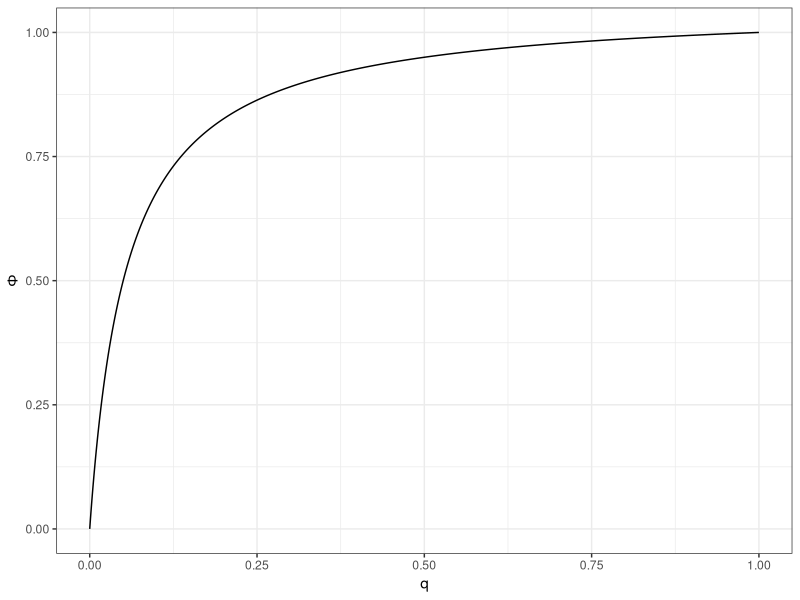
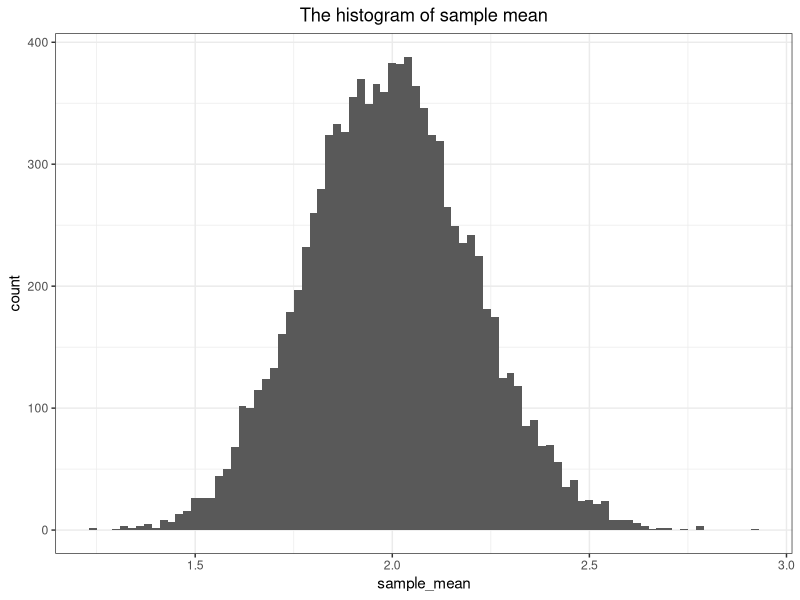

Reproduce these figures in R, in order. (Note: this script raises an error after producing the figures.)
## ---- chunk 1
knitr::opts_chunk$set(echo = TRUE)
## ---- chunk 2
library(tidyverse)
library(ggplot2)
## ---- chunk 3
c_prob_person_given_alarm<-function(p0,p1,q){
  phi = p1*q/(p0*(1-q)+p1*q)
  return (phi)
}
## ---- chunk 4
p0<- 0.05
p1<- 0.95
q<- 0.1
c_prob_person_given_alarm(p0,p1,q)
## ---- chunk 5
p0<-0.05
p1<-0.95
q<- seq(0,1,0.001)
result = data.frame(phi = c_prob_person_given_alarm(p0,p1,q))
#result 
ggplot(data = result, aes(x = q, y = phi))+
  geom_line()+
  labs(y = expression(Phi))+
  theme_bw()
## ---- chunk 6

var<-function(a,b,r)
  {
  c=(-a^2-4*a*b-10*a*r-4*b^2-20*b*r-25*r^2+a+4*b+25*r)
  return(c)
}

b=var(0.1,0.2,0.3)


## ---- chunk 7
# Assignment5
# use the uniform distribution to simulate data from the discrete random variable

sample_X_0125<-function(n,alpha,beta,gamma){
  sample_X<-data.frame(U = runif(n))%>%
    mutate(X = case_when(
      (0 <= U)&(U < alpha)~1,
      (alpha <= U)&(U < alpha+beta)~2,
      (alpha+beta <= U)&(U < alpha+beta+gamma)~5,
      (alpha+beta+gamma <= U)&(U <= 1)~0))%>%
    pull(X)
  return (sample_X)
}
## ---- chunk 8
set.seed(1006)
n<-100000
alpha<-0.1
beta<-0.2
gamma<-0.3
sample_X<-sample_X_0125(n,alpha,beta,gamma)

sample_X

mean(sample_X)
stats::var(sample_X)#?
## ---- chunk 9
set.seed(1006)
trial<-seq(10000)
n<-100

alpha<-0.1
beta<-0.2
gamma<-0.3
simulation_df<-data.frame(trial)%>%
  mutate(sample = map(.x=trial, .f = ~sample_X_0125(n,alpha,beta,gamma)))%>%
  mutate(sample_mean = map_dbl(.x=sample, .f = mean))


## ---- chunk 10
simulation_df%>%head(5)
## ---- chunk 11
simulation_df%>%
  

ggplot()+
  ggtitle("The histogram of sample mean") +
  theme_bw()+
  theme(plot.title = element_text(hjust = 0.5))+
  geom_histogram(aes(x=sample_mean),binwidth = 0.02)
## ---- chunk 12
sample_mean_expectation<-round(mean(simulation_df$sample_mean),digits = 4)
sample_mean_variance<-round(var(simulation_df$sample_mean),digits = 4)
sample_mean_expectation
sample_mean_variance
## ---- chunk 13
mu<-sample_mean_expectation
sigma<-sqrt(sample_mean_variance)
x_min<-mu-4*sigma
x_max<-mu+4*sigma
inc<-0.0001
rescaled_gaussian_df<-data.frame(x=seq(x_min,x_max,inc))%>%
  mutate(pdf=200*map_dbl(.x=x,.f=~dnorm(x=.x,mean=mu,sd=sigma)))
# 200 or 10000?

colors<-c("Gaussian pdf"="red","sample_mean_histogram"="blue")
fill<-c("Gaussian pdf"="white","sample_mean_histogram"="white")


ggplot()+
  geom_histogram(data=simulation_df,
                 aes(x=sample_mean,colour = "sample_mean_histogram",fill = "sample_mean_histogram"),
                 binwidth = 0.02,size = 0.3)+
  geom_line(data=rescaled_gaussian_df,
            aes(x,y=pdf,color="Gaussian pdf"),size=1)+
  scale_color_manual(name = "", values=colors)+
  scale_fill_manual(name = "", values=fill)+
  theme_bw()
## ---- chunk 14
set.seed(1006)
num_trials_per_sample_size<-100
min_sample_size<-5
max_sample_size<-100
sample_size_inc<-5
lambda_0<-0.01

exponential_simultaion_df<-crossing(trial=seq(num_trials_per_sample_size),
                                    sample_size=seq(min_sample_size, max_sample_size, sample_size_inc))%>%
  # create data frame of all pairs of sample_size and trial
  mutate(simulation=pmap(.l=list(trial,sample_size),
                         .f=~rexp(.y,rate = lambda_0)))%>%
  # simulate sequences of Gaussian random variables
  mutate(lambda_mle=map_dbl(.x=simulation,.f=~1/mean(.x)))%>%
  # compute the sample standard deviation
  group_by(sample_size)%>%
    summarise(msq_error=mean((lambda_mle-lambda_0)^2))

exponential_simultaion_df%>%
  ggplot(aes(x=sample_size, y=msq_error))+
  geom_smooth()+
  theme_bw()+
  labs(x='Sample size',y='Mean square error')
                            

## ---- chunk 15
bird_data_df<-read.csv('bird_data_EMATM0061.csv',header = TRUE)

bird_data_df<-bird_data_df%>%
  mutate(time_diffs=lead(Time)-Time)

time_diffs<-bird_data_df%>%pull(time_diffs)

lambda_MLE<-1/mean(time_diffs, na.r =TRUE)

lambda_MLE
## ---- chunk 16
library(boot)
set.seed(1006)
# define a function which computes the lambda of a column of interest(time_diffs)
compute_lambda_0<-function(df,indicies,col_name){
  sub_sample<-df%>%
    slice(indicies)%>%
    pull(all_of(col_name))
  return(1/mean(sub_sample, na.rm = TRUE))
}
# use the boot function to generate the bootstrap statistics
results<-boot(data = bird_data_df, statistic = compute_lambda_0, col_name='time_diffs', R = 10000)

# compute the 95% confidence interval for the lambda_0
boot.ci(boot.out = results, type="basic", conf = 0.95)
